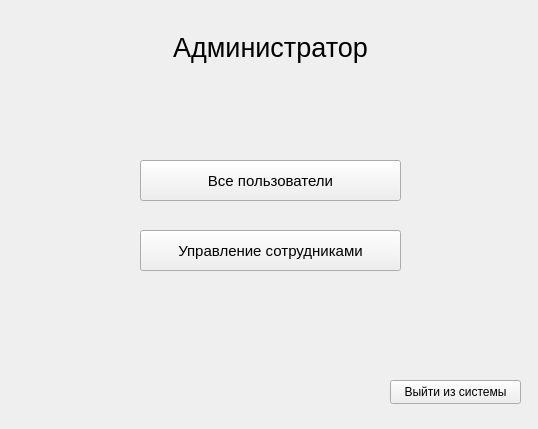
<?xml version="1.0" encoding="UTF-8"?>
<ui version="4.0">
 <class>AdminMainWindow</class>
 <widget class="QMainWindow" name="AdminMainWindow">
  <property name="geometry">
   <rect>
    <x>0</x>
    <y>0</y>
    <width>538</width>
    <height>429</height>
   </rect>
  </property>
  <property name="minimumSize">
   <size>
    <width>538</width>
    <height>429</height>
   </size>
  </property>
  <property name="maximumSize">
   <size>
    <width>538</width>
    <height>429</height>
   </size>
  </property>
  <property name="windowTitle">
   <string>MainWindow</string>
  </property>
  <widget class="QWidget" name="centralwidget">
   <widget class="QLabel" name="label">
    <property name="geometry">
     <rect>
      <x>10</x>
      <y>10</y>
      <width>521</width>
      <height>75</height>
     </rect>
    </property>
    <property name="minimumSize">
     <size>
      <width>0</width>
      <height>75</height>
     </size>
    </property>
    <property name="font">
     <font>
      <pointsize>20</pointsize>
     </font>
    </property>
    <property name="text">
     <string>Администратор</string>
    </property>
    <property name="alignment">
     <set>Qt::AlignCenter</set>
    </property>
   </widget>
   <widget class="QPushButton" name="employeeButton">
    <property name="geometry">
     <rect>
      <x>140</x>
      <y>230</y>
      <width>261</width>
      <height>41</height>
     </rect>
    </property>
    <property name="font">
     <font>
      <family>Segoe UI</family>
      <pointsize>11</pointsize>
     </font>
    </property>
    <property name="text">
     <string>Управление сотрудниками</string>
    </property>
   </widget>
   <widget class="QPushButton" name="usersButton">
    <property name="geometry">
     <rect>
      <x>140</x>
      <y>160</y>
      <width>261</width>
      <height>41</height>
     </rect>
    </property>
    <property name="font">
     <font>
      <family>Segoe UI</family>
      <pointsize>11</pointsize>
     </font>
    </property>
    <property name="text">
     <string>Все пользователи</string>
    </property>
   </widget>
   <widget class="QPushButton" name="logoutButton">
    <property name="geometry">
     <rect>
      <x>390</x>
      <y>380</y>
      <width>131</width>
      <height>24</height>
     </rect>
    </property>
    <property name="text">
     <string>Выйти из системы</string>
    </property>
   </widget>
  </widget>
 </widget>
 <resources/>
 <connections/>
</ui>
